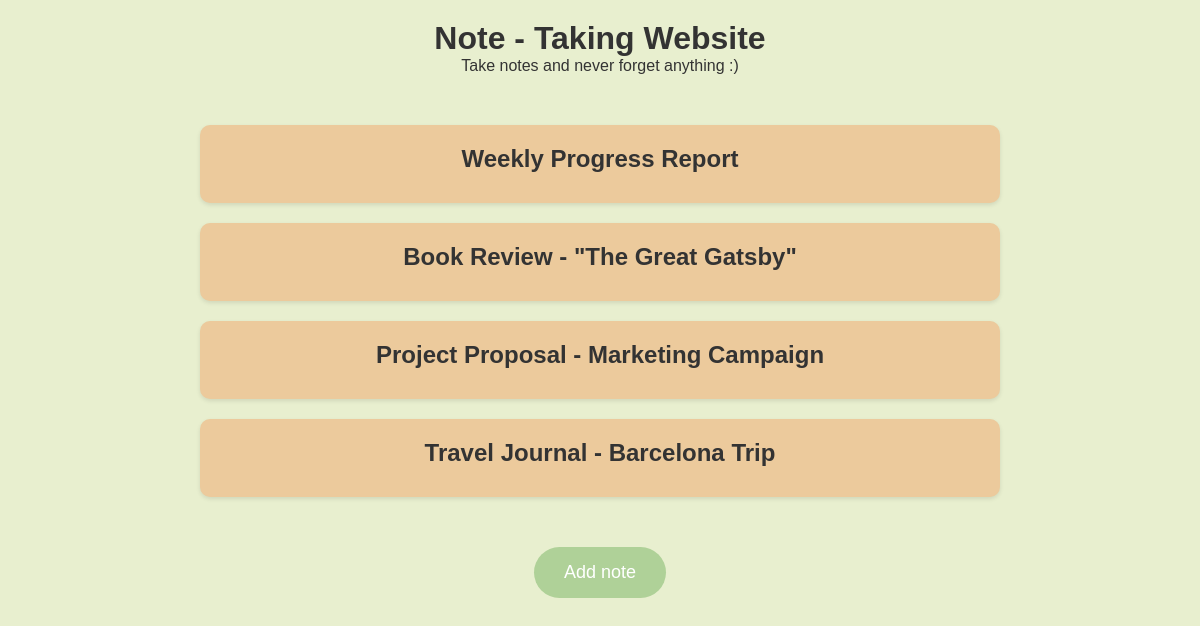
The page / on the database its author committed.
### app/models.py (models this page shows)
class Note(models.Model):
    title = models.CharField(max_length=50)
    content = models.CharField(max_length=2000)
    data_created = models.DateField()
    class Meta:
        db_table = "NOTE DATA"

### app/views.py (the view)
# urls.py: path('', views.landing_page, name="landing_page"),
def landing_page(request):
    notes = Note.objects.all()
    context = {
        "notes": notes
    }
    return render(request, "index.html", context)

### app/templates/index.html (shortened to what this page needs)
<!DOCTYPE html>
<html lang="en">
<head>
</head>
<body>
    <div class="container">
        <h1>Note - Taking Website</h1>
        <p>Take notes and never forget anything :)</p>
        <div class="main-section">
            {% for note in notes %}
            <a href="{% url 'note_details' note.title %}">
            <div class="note-box">
                <h2>{{ note.title }}</h2>
            </div>
            </a>
            {% endfor %}
        </div>
    </div>
    <a href="{% url 'add_note' %}">
    <button class="add-note-button">Add note</button>
    </a>
</body>
</html>

### app/templates/index.html (style rules this page uses)
body, h1, h2, h3, p, ul, li { margin: 0; padding: 0; box-sizing: border-box; font-family: Arial, sans-serif; }
body { background-color: #E8EFCF; color: #333; text-align: center; padding: 20px; }
.container { max-width: 800px; margin: 0 auto; }
.main-section { margin-top: 50px; }
.note-box { background-color: #ECCA9C; border-radius: 10px; padding: 20px; margin-bottom: 20px; box-shadow: 0 2px 4px rgba(0, 0, 0, 0.1); display: flex; justify-content: center; align-items: center; text-align: center; }
.note-box h2 { font-size: 24px; margin-bottom: 10px; color: #333; }
.add-note-button { background-color: #AFD198; border-radius: 30px; padding: 15px 30px; margin-top: 30px; font-size: 18px; border: none; color: #fff; cursor: pointer; transition: background-color 0.3s ease; }
a { text-decoration: none; }

### rows shown on the page
Note: title "Weekly Progress Report"
Note: title "Book Review - \"The Great Gatsby\""
Note: title "Project Proposal - Marketing Campaign"
Note: title "Travel Journal - Barcelona Trip"
